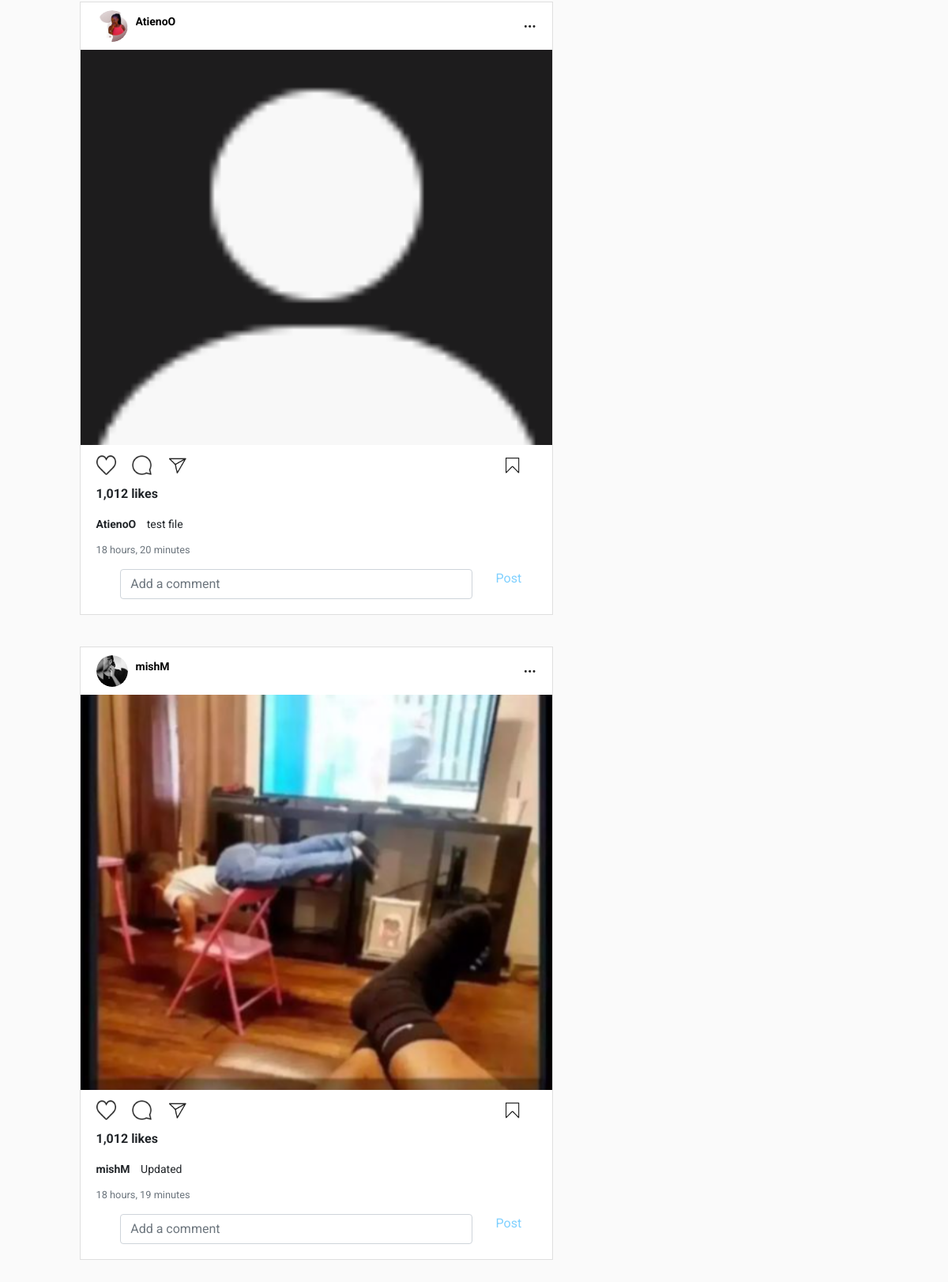
Before: /feed/ (lower part) with the older database file.
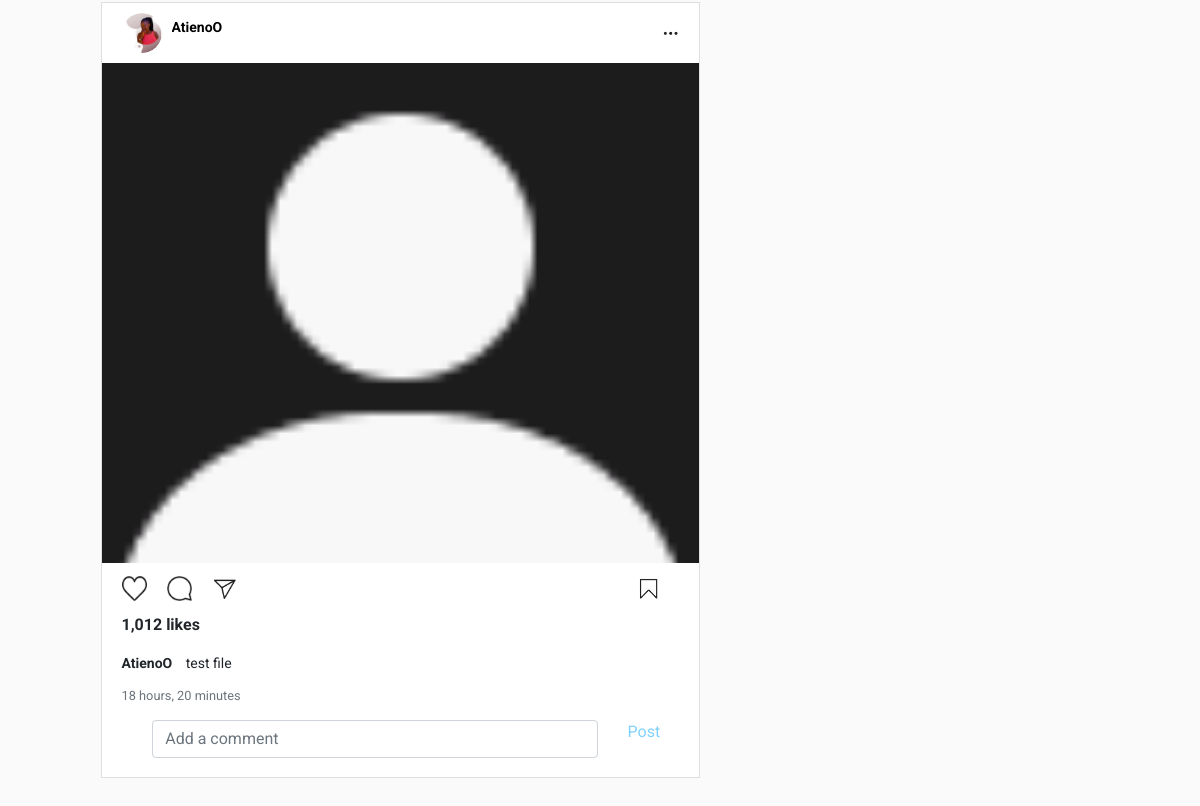
After: the same page with the newer database file.
### gramApp/models.py (models this page shows, shortened)
class Image(models.Model):
    image = models.ImageField(upload_to='uploads/')
    caption = models.TextField()
    uploadDate = models.DateTimeField(default=timezone.now)
    author = models.ForeignKey(User, on_delete=models.CASCADE)
    @classmethod
    def getImages(cls):
        allImages = cls.objects.all()
        return allImages

### users/models.py (models this page shows, shortened)
class Profile(models.Model):
    user = models.OneToOneField(User, on_delete=models.CASCADE)
    image = models.ImageField(default='default.png', upload_to='profile/')
    bio = models.TextField(max_length=500, blank=True, default=f'New to gramClone')
    first_name = models.CharField(max_length=200, null=True, blank=True)
    last_name = models.CharField(max_length=200, null=True, blank=True)
    country = models.CharField(max_length=200, null=True, blank=True)
    website = models.URLField(max_length=200, null=True, blank=True)

### gramApp/views.py (the view, shortened to what this page needs)
# urls.py: path('feed/', feedDetailView.as_view(), name='feed'),
class feedDetailView(View):
    def get(self, request, *args, **kwargs):
        images = Image.getImages
        form = commentForm()
        return render(request, 'app/feed.html', {'images': images, 'form': form})

### gramApp/forms.py
class commentForm(forms.ModelForm):
    comment = forms.CharField(
        label='' ,
        widget=forms.TextInput(attrs={
            'placeholder': 'Add a comment'
        })
    )
    class Meta:
        model = imgComment
        fields=['comment']

### gramApp/templates/app/feed.html (shortened to what this page needs)
{% extends "app/base.html" %}
{% load crispy_forms_tags %}
{% load static %}
{% block content %}
<div class="container">
<div class="row">
<section class="main">
<div class="wrapper">
 <div class="left-col">
    {% for image in images %}
        <div class="post">
        <div class="info">
            <div class="user">
                <div class="profile-pic"><img src="{{ image.author.profile.image.url  }}" alt=""></div>
                <p class="username">{{image.author}}</p>
            </div>
            <img src="{% static 'assets/option.PNG' %}" class="options" alt="">
        </div>
        <a href="{% url 'postDetail' image.id %}">
            <img src="{{image.image.url}}" class="post-image" alt="">
        </a>
        <div class="post-content">
            <div class="reaction-wrapper">
                <img src="{% static 'assets/like.PNG' %}" class="icon" alt="">
                <img src="{% static 'assets/comment.PNG' %}" class="icon" alt="">
                <img src="{% static 'assets/send.PNG' %}" class="icon" alt="">
                <img src="{% static 'assets/save.PNG' %}" class="save icon" alt="">
            </div>
            <p class="likes">1,012 likes</p>
            <p class="description"><span>{{image.author}} </span> {{image.caption}}</p>
            <small class="text-muted">{{image.uploadDate|timesince}}</small>
        <div class="comment-wrapper">
            <form method="POST" class="comment-box">
                {{ form|crispy }}
            </form>
            <button class="comment-btn">post</button>
        </div>
    </div>
</div>
{% endfor %}
</div>
    <div class="right-col">
    </div>
</div>
</section>
</div>
</div>
{% endblock content %}

Changed rows visible on the page:
removed Image: author.profile.image (picture), author "mishM", image (picture), caption "Updated", uploadDate "18 hours, 19 minutes"
